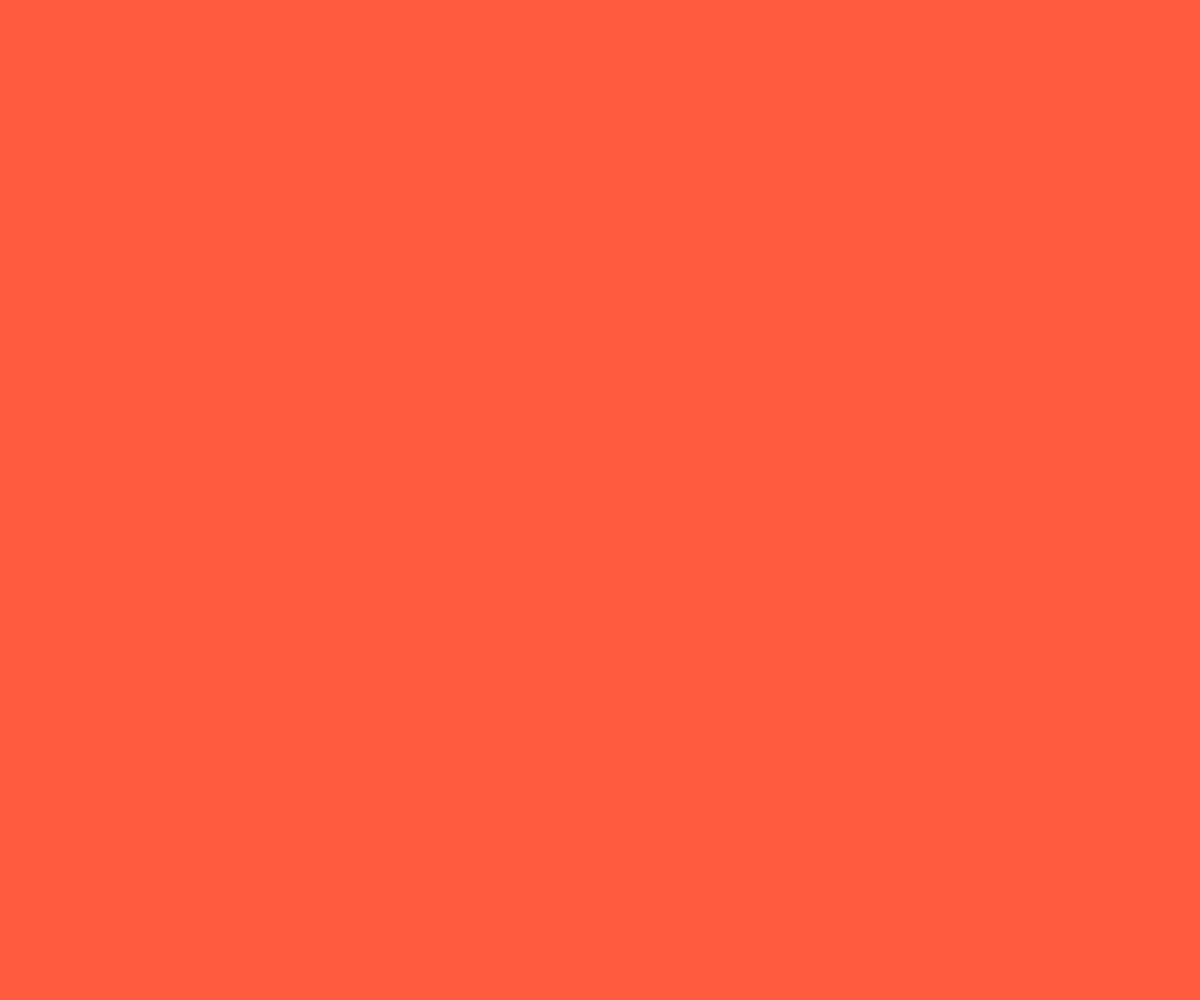
Frame 1 (no input)
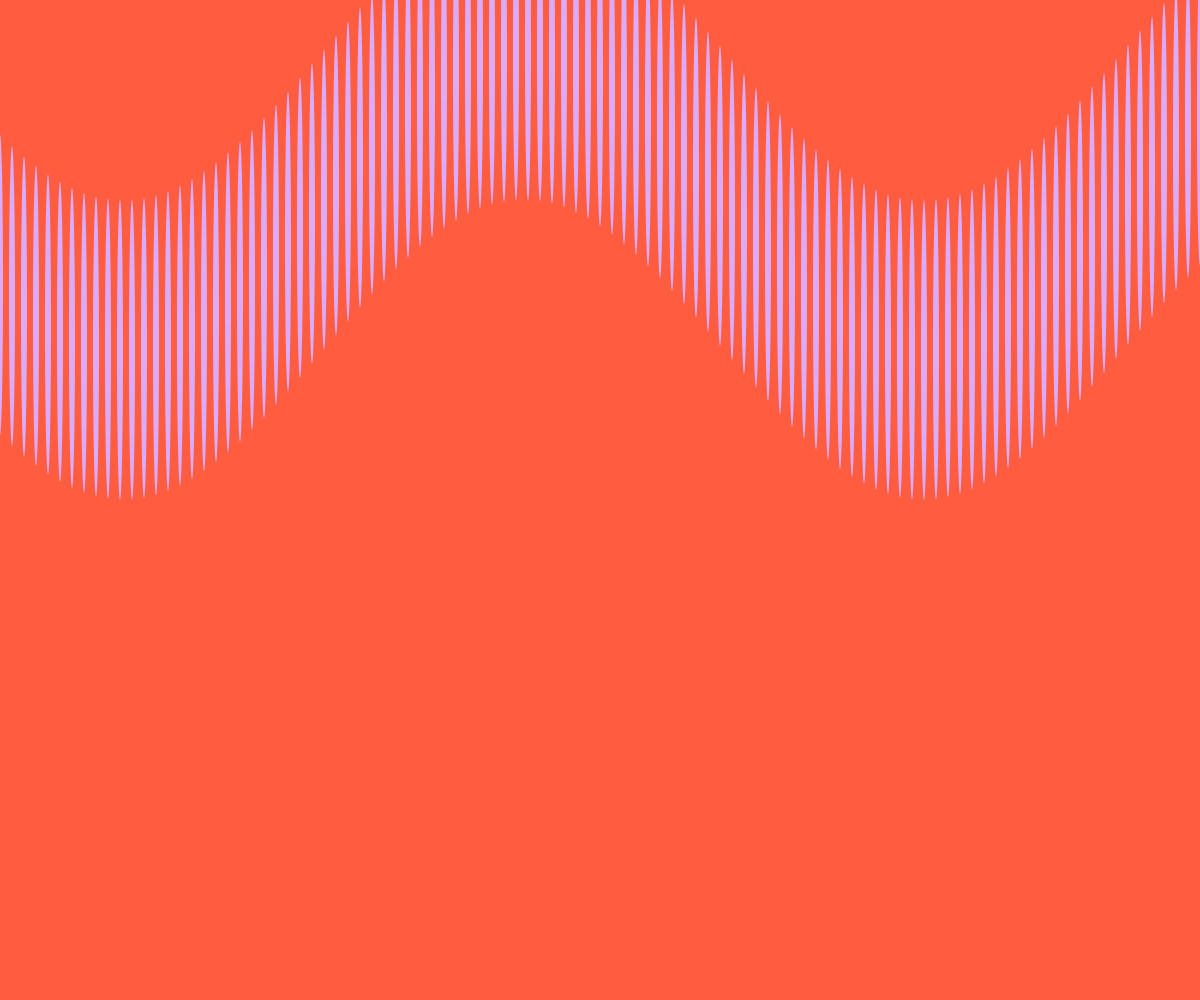
Frame 60 (no input)
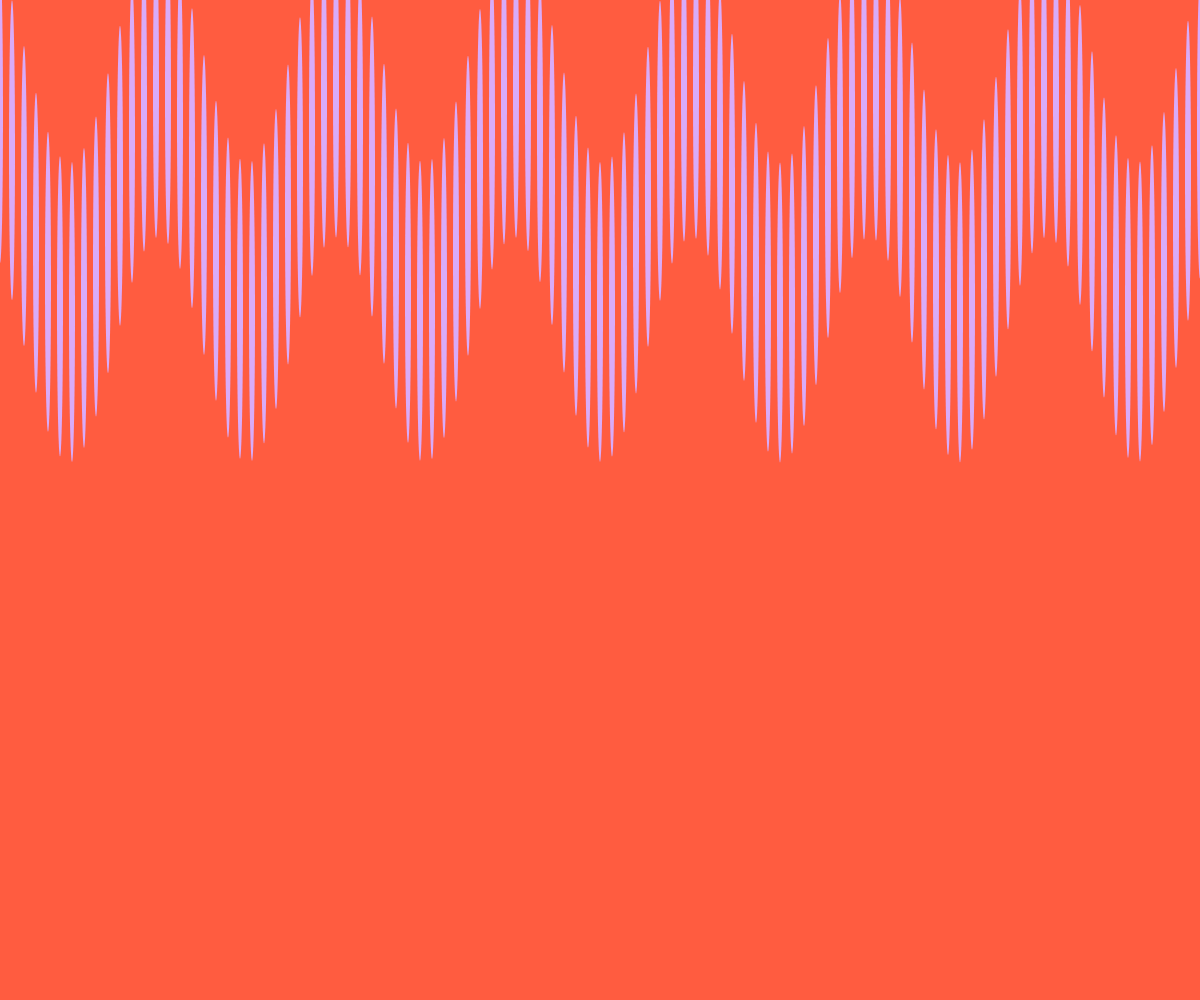
Frame 120 (the mouse pressed at the canvas centre since frame 60)

The p5.js sketch that drew these frames (run headless with seeded random() and noise() and a simulated clock; from frame 60 on, the mouse is pressed at the canvas centre):

// p5.js sketch
// ── sketch.js

var xspacing = 12;    // Distance between each horizontal location
var w;                // Width of entire wave
var theta = 0;      // Start angle at 0
var amplitude = 75.0; // Height of wave
var period = 400.0;   // How many pixels before the wave repeats
var dx;               // Value for incrementing x
var yvalues;  // Using an array to store height values for the wave

var sensor1;
var sensor2;


function setup() {
  createCanvas(windowWidth, windowHeight);

  w = width+12;
  dx = (TWO_PI / period) * xspacing;
  // dx =1;
  yvalues = new Array(floor(w/xspacing));
  // print(dx);

}

//end of setup

function draw() {
  //background(344, 54, 23);
   background(255, 92, 64);

 calcWave();
 renderWave();
  sensor1 = map(mouseX, 0, width, 0.5, 4);
  sensor2 = map(mouseY, 0, height, 2, 1);
}




function calcWave() {
  // Increment theta (try different values for
  // 'angular velocity' here)

  theta += 0.02;

  // For every x value, calculate a y value with sine function
  var x = theta;

  for (var i = 0; i < yvalues.length; i++) {
    yvalues[i] = sensor2*sin(x * sensor1) * amplitude ;
    x+=dx;
  }
}

function renderWave() {
  noStroke();
  fill(217,171,248);
  // A simple way to draw the wave with an ellipse at each location


  for (var x = 0; x < yvalues.length; x++) {
    ellipse(x*xspacing, height/5+yvalues[x], 6, 300);
  }
}
